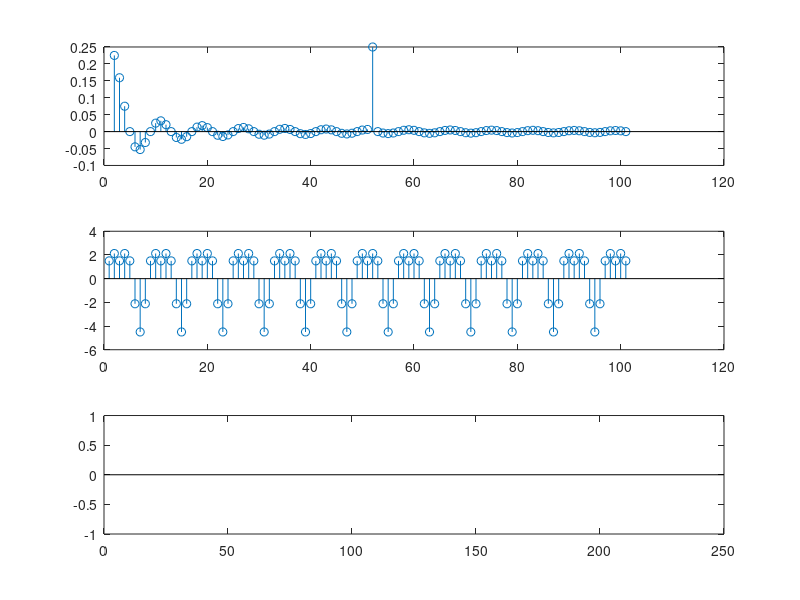

MATLAB code for this plot:
clc
clear all
close all

n=0:100;
N=144;

% h=0.25*sin(pi*(n-51)/4)/(pi*(n-51)/4);

for ii=1:length(n)
    if(n(ii)==51)
            x(ii)=1/4; 
    else 
        x(ii)=0.25*sin(pi*(n(ii))/4)/(pi*(n(ii))/4)
    end
end
h=1.5*cos(3*pi*n/2)+3*sin(n*pi/4);
%h=cos(2*pi*1*n/N);

l1= length(x);
l2= length(h);
l3=l1+l2-1;
x1=[x,zeros(1,l2)];
h1=[h,zeros(1,l1)];
y=zeros(1,l3);

for i=1:l3
    y(i)= 2
    for j=1:l1
        if(i-j+1>0)
            y(i)=y(i)+x1(j)*h1(i-j+1);
        end
    end
end

subplot(3,1,1),stem(x)
subplot(3,1,2),stem(h)
subplot(3,1,3),stem(y)